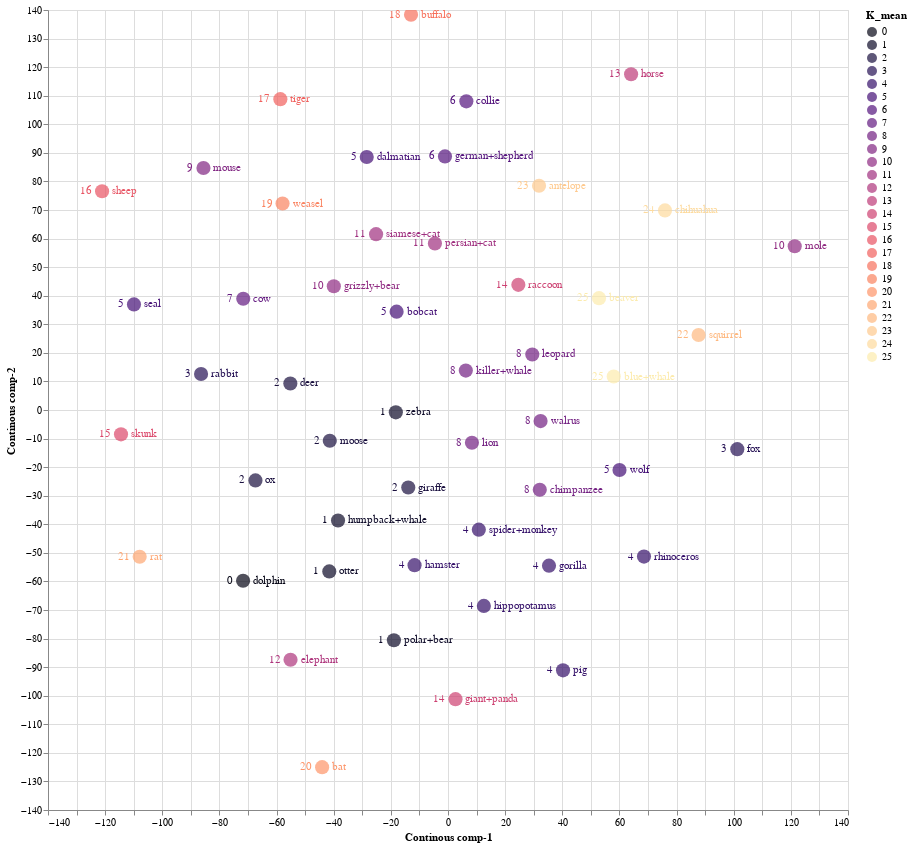

Notebook source saved alongside this figure:
### Code cell
source = tsne_continous_df1

points = alt.Chart(source).mark_circle(size=200).encode(
    x='Continous comp-1:Q',
    y='Continous comp-2:Q',
    color=alt.Color('K_mean:N', scale=alt.Scale(scheme='Magma'))
    ).properties(
    width=800,
    height=800
)

text1 = points.mark_text(
    align='left',
    baseline='middle',
    dx=10
).encode(
    text='classes:N'
)

text2 = points.mark_text(
    align='right',
    baseline='middle',
    dx=-10
).encode(
    text='K_mean:N'
)

points.interactive() + text1 + text2

### Figure 1 — Vega-Lite specification as saved in the notebook (floating-point values rounded to 4 significant figures)
{"config": {"view": {"continuousWidth": 400, "continuousHeight": 300}}, "layer": [{"mark": {"type": "circle", "size": 200}, "encoding": {"color": {"field": "K_mean", "scale": {"scheme": "Magma"}, "type": "nominal"}, "x": {"field": "Continous comp-1", "type": "quantitative"}, "y": {"field": "Continous comp-2", "type": "quantitative"}}, "height": 800, "selection": {"selector001": {"type": "interval", "bind": "scales", "encodings": ["x", "y"]}}, "width": 800}, {"mark": {"type": "text", "align": "left", "baseline": "middle", "dx": 10}, "encoding": {"color": {"field": "K_mean", "scale": {"scheme": "Magma"}, "type": "nominal"}, "text": {"field": "classes", "type": "nominal"}, "x": {"field": "Continous comp-1", "type": "quantitative"}, "y": {"field": "Continous comp-2", "type": "quantitative"}}, "height": 800, "width": 800}, {"mark": {"type": "text", "align": "right", "baseline": "middle", "dx": -10}, "encoding": {"color": {"field": "K_mean", "scale": {"scheme": "Magma"}, "type": "nominal"}, "text": {"field": "K_mean", "type": "nominal"}, "x": {"field": "Continous comp-1", "type": "quantitative"}, "y": {"field": "Continous comp-2", "type": "quantitative"}}, "height": 800, "width": 800}], "data": {"name": "data-15edd7830a44f4d48f84b0d1963006d5"}, "$schema": "https://vega.github.io/schema/vega-lite/v4.17.0.json", "datasets": {"data-15edd7830a44f4d48f84b0d1963006d5": [{"Continous comp-1": 31.86, "Continous comp-2": 78.48, "classes": "antelope", "order": "ARTIODACTYLA", "family": "BOVIDAE", "K_mean": 23}, {"Continous comp-1": -39.96, "Continous comp-2": 43.32, "classes": "grizzly+bear", "order": "CARNIVORA", "family": "URSIDAE", "K_mean": 10}, {"Continous comp-1": 6.235, "Continous comp-2": 13.79, "classes": "killer+whale", "order": "ARTIODACTYLA", "family": "DELPHINIDAE", "K_mean": 8}, {"Continous comp-1": 52.85, "Continous comp-2": 39.15, "classes": "beaver", "order": "RODENTIA", "family": "APLODONTIIDAE", "K_mean": 25}, {"Continous comp-1": -28.45, "Continous comp-2": 88.55, "classes": "dalmatian", "order": "CARNIVORA", "family": "CANIDAE", "K_mean": 5}, {"Continous comp-1": -4.576, "Continous comp-2": 58.3, "classes": "persian+cat", "order": "CARNIVORA", "family": "FELIDAE", "K_mean": 11}, {"Continous comp-1": 64.09, "Continous comp-2": 117.5, "classes": "horse", "order": "PERISSODACTYLA", "family": "EQUIDAE", "K_mean": 13}, {"Continous comp-1": -1.056, "Continous comp-2": 88.76, "classes": "german+shepherd", "order": "CARNIVORA", "family": "CANIDAE", "K_mean": 6}, {"Continous comp-1": 58.0, "Continous comp-2": 11.72, "classes": "blue+whale", "order": "ARTIODACTYLA", "family": "BALAENOPTERIDAE", "K_mean": 25}, {"Continous comp-1": -25.17, "Continous comp-2": 61.53, "classes": "siamese+cat", "order": "CARNIVORA", "family": "FELIDAE", "K_mean": 11}, {"Continous comp-1": -114.4, "Continous comp-2": -8.514, "classes": "skunk", "order": "CARNIVORA", "family": "MEPHITIDAE", "K_mean": 15}, {"Continous comp-1": 121.3, "Continous comp-2": 57.33, "classes": "mole", "order": "EULIPOTYPHLA", "family": "TALPIDAE", "K_mean": 10}, {"Continous comp-1": -58.68, "Continous comp-2": 108.8, "classes": "tiger", "order": "CARNIVORA", "family": "FELIDAE", "K_mean": 17}, {"Continous comp-1": 12.55, "Continous comp-2": -68.58, "classes": "hippopotamus", "order": "ARTIODACTYLA", "family": "HIPPOPOTAMIDAE", "K_mean": 4}, {"Continous comp-1": 29.5, "Continous comp-2": 19.44, "classes": "leopard", "order": "CARNIVORA", "family": "FELIDAE", "K_mean": 8}, {"Continous comp-1": -41.37, "Continous comp-2": -10.76, "classes": "moose", "order": "ARTIODACTYLA", "family": "CERVIDAE", "K_mean": 2}, {"Continous comp-1": 10.79, "Continous comp-2": -41.89, "classes": "spider+monkey", "order": "PRIMATES", "family": "ATELIDAE", "K_mean": 4}, {"Continous comp-1": -38.49, "Continous comp-2": -38.67, "classes": "humpback+whale", "order": "ARTIODACTYLA", "family": "BALAENOPTERIDAE", "K_mean": 1}, {"Continous comp-1": -55.11, "Continous comp-2": -87.4, "classes": "elephant", "order": "PROBOSCIDEA", "family": "ELEPHANTIDAE", "K_mean": 12}, {"Continous comp-1": 35.35, "Continous comp-2": -54.48, "classes": "gorilla", "order": "PRIMATES", "family": "HOMINIDAE", "K_mean": 4}, {"Continous comp-1": -67.39, "Continous comp-2": -24.65, "classes": "ox", "order": "ARTIODACTYLA", "family": "BOVIDAE", "K_mean": 2}, {"Continous comp-1": 101.3, "Continous comp-2": -13.71, "classes": "fox", "order": "CARNIVORA", "family": "CANIDAE", "K_mean": 3}, {"Continous comp-1": -121.1, "Continous comp-2": 76.57, "classes": "sheep", "order": "ARTIODACTYLA", "family": "BOVIDAE", "K_mean": 16}, {"Continous comp-1": -109.9, "Continous comp-2": 36.95, "classes": "seal", "order": "CARNIVORA", "family": "PHOCIDAE", "K_mean": 5}, {"Continous comp-1": 32.12, "Continous comp-2": -27.91, "classes": "chimpanzee", "order": "PRIMATES", "family": "HOMINIDAE", "K_mean": 8}, {"Continous comp-1": -11.7, "Continous comp-2": -54.3, "classes": "hamster", "order": "RODENTIA", "family": "CRICETIDAE", "K_mean": 4}, {"Continous comp-1": 87.71, "Continous comp-2": 26.25, "classes": "squirrel", "order": "RODENTIA", "family": "SCIURIDAE", "K_mean": 22}, {"Continous comp-1": 68.6, "Continous comp-2": -51.31, "classes": "rhinoceros", "order": "PERISSODACTYLA", "family": "RHINOCEROTIDAE", "K_mean": 4}, {"Continous comp-1": -86.43, "Continous comp-2": 12.59, "classes": "rabbit", "order": "LAGOMORPHA", "family": "LEPORIDAE", "K_mean": 3}, {"Continous comp-1": -44.06, "Continous comp-2": -125.0, "classes": "bat", "order": "CHIROPTERA", "family": "PHYLLOSTOMIDAE", "K_mean": 20}, {"Continous comp-1": -13.91, "Continous comp-2": -27.14, "classes": "giraffe", "order": "ARTIODACTYLA", "family": "GIRAFFIDAE", "K_mean": 2}, {"Continous comp-1": 60.03, "Continous comp-2": -20.99, "classes": "wolf", "order": "CARNIVORA", "family": "CANIDAE", "K_mean": 5}, {"Continous comp-1": 75.95, "Continous comp-2": 69.86, "classes": "chihuahua", "order": "CARNIVORA", "family": "CANIDAE", "K_mean": 24}, {"Continous comp-1": -107.9, "Continous comp-2": -51.38, "classes": "rat", "order": "RODENTIA", "family": "CRICETIDAE", "K_mean": 21}, {"Continous comp-1": -57.91, "Continous comp-2": 72.27, "classes": "weasel", "order": "CARNIVORA", "family": "MUSTELIDAE", "K_mean": 19}, {"Continous comp-1": -41.55, "Continous comp-2": -56.49, "classes": "otter", "order": "CARNIVORA", "family": "MUSTELIDAE", "K_mean": 1}, {"Continous comp-1": -12.94, "Continous comp-2": 138.4, "classes": "buffalo", "order": "ARTIODACTYLA", "family": "BOVIDAE", "K_mean": 18}, {"Continous comp-1": -18.26, "Continous comp-2": -0.8099, "classes": "zebra", "order": "PERISSODACTYLA", "family": "EQUIDAE", "K_mean": 1}, {"Continous comp-1": 2.619, "Continous comp-2": -101.2, "classes": "giant+panda", "order": "CARNIVORA", "family": "URSIDAE", "K_mean": 14}, {"Continous comp-1": -55.18, "Continous comp-2": 9.292, "classes": "deer", "order": "ARTIODACTYLA", "family": "CERVIDAE", "K_mean": 2}, {"Continous comp-1": -17.99, "Continous comp-2": 34.43, "classes": "bobcat", "order": "CARNIVORA", "family": "FELIDAE", "K_mean": 5}, {"Continous comp-1": 40.26, "Continous comp-2": -91.11, "classes": "pig", "order": "ARTIODACTYLA", "family": "SUIDAE", "K_mean": 4}, {"Continous comp-1": 8.38, "Continous comp-2": -11.46, "classes": "lion", "order": "CARNIVORA", "family": "FELIDAE", "K_mean": 8}, {"Continous comp-1": -85.59, "Continous comp-2": 84.69, "classes": "mouse", "order": "RODENTIA", "family": "CRICETIDAE", "K_mean": 9}, {"Continous comp-1": -18.94, "Continous comp-2": -80.57, "classes": "polar+bear", "order": "CARNIVORA", "family": "URSIDAE", "K_mean": 1}, {"Continous comp-1": 6.417, "Continous comp-2": 108.0, "classes": "collie", "order": "CARNIVORA", "family": "CANIDAE", "K_mean": 6}, {"Continous comp-1": 32.4, "Continous comp-2": -3.878, "classes": "walrus", "order": "CARNIVORA", "family": "ODOBENIDAE", "K_mean": 8}, {"Continous comp-1": 24.62, "Continous comp-2": 43.81, "classes": "raccoon", "order": "CARNIVORA", "family": "PROCYONIDAE", "K_mean": 14}, {"Continous comp-1": -71.66, "Continous comp-2": 38.95, "classes": "cow", "order": "ARTIODACTYLA", "family": "BOVIDAE", "K_mean": 7}, {"Continous comp-1": -71.72, "Continous comp-2": -59.75, "classes": "dolphin", "order": "ARTIODACTYLA", "family": "DELPHINIDAE", "K_mean": 0}]}}
